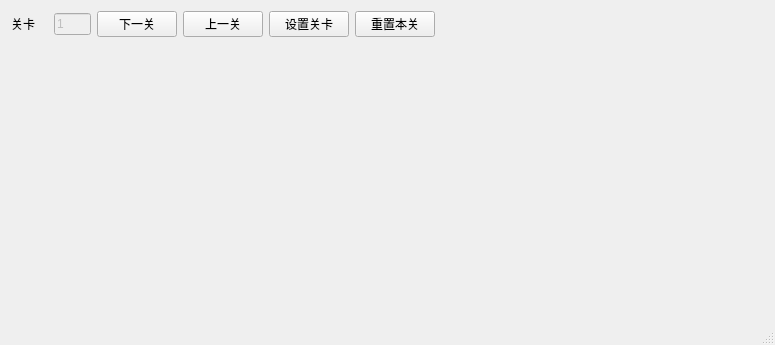
<?xml version="1.0" encoding="UTF-8"?>
<ui version="4.0">
 <class>MainWindow</class>
 <widget class="QMainWindow" name="MainWindow">
  <property name="geometry">
   <rect>
    <x>0</x>
    <y>0</y>
    <width>775</width>
    <height>345</height>
   </rect>
  </property>
  <property name="windowTitle">
   <string>推箱子</string>
  </property>
  <widget class="QWidget" name="centralWidget">
   <layout class="QVBoxLayout" name="verticalLayout">
    <item>
     <layout class="QHBoxLayout" name="horizontalLayout_2" stretch="0,0,0,0,0,1">
      <item>
       <layout class="QHBoxLayout" name="horizontalLayout" stretch="1,1">
        <item>
         <widget class="QLabel" name="label">
          <property name="maximumSize">
           <size>
            <width>40</width>
            <height>16777215</height>
           </size>
          </property>
          <property name="text">
           <string>关卡</string>
          </property>
          <property name="buddy">
           <cstring>lineEdit</cstring>
          </property>
         </widget>
        </item>
        <item>
         <widget class="QLineEdit" name="lineEdit">
          <property name="enabled">
           <bool>false</bool>
          </property>
          <property name="maximumSize">
           <size>
            <width>50</width>
            <height>16777215</height>
           </size>
          </property>
          <property name="text">
           <string>1</string>
          </property>
         </widget>
        </item>
       </layout>
      </item>
      <item>
       <widget class="QPushButton" name="pushButton_next">
        <property name="focusPolicy">
         <enum>Qt::NoFocus</enum>
        </property>
        <property name="text">
         <string>下一关</string>
        </property>
       </widget>
      </item>
      <item>
       <widget class="QPushButton" name="pushButton_prev">
        <property name="focusPolicy">
         <enum>Qt::NoFocus</enum>
        </property>
        <property name="text">
         <string>上一关</string>
        </property>
       </widget>
      </item>
      <item>
       <widget class="QPushButton" name="pushButton_setStage">
        <property name="focusPolicy">
         <enum>Qt::NoFocus</enum>
        </property>
        <property name="text">
         <string>设置关卡</string>
        </property>
       </widget>
      </item>
      <item>
       <widget class="QPushButton" name="pushButton_resetStage">
        <property name="focusPolicy">
         <enum>Qt::NoFocus</enum>
        </property>
        <property name="text">
         <string>重置本关</string>
        </property>
       </widget>
      </item>
      <item>
       <spacer name="horizontalSpacer">
        <property name="orientation">
         <enum>Qt::Horizontal</enum>
        </property>
        <property name="sizeHint" stdset="0">
         <size>
          <width>40</width>
          <height>20</height>
         </size>
        </property>
       </spacer>
      </item>
     </layout>
    </item>
    <item>
     <spacer name="verticalSpacer">
      <property name="orientation">
       <enum>Qt::Vertical</enum>
      </property>
      <property name="sizeHint" stdset="0">
       <size>
        <width>20</width>
        <height>271</height>
       </size>
      </property>
     </spacer>
    </item>
   </layout>
  </widget>
  <widget class="QStatusBar" name="statusBar"/>
 </widget>
 <layoutdefault spacing="6" margin="11"/>
 <resources/>
 <connections/>
</ui>
